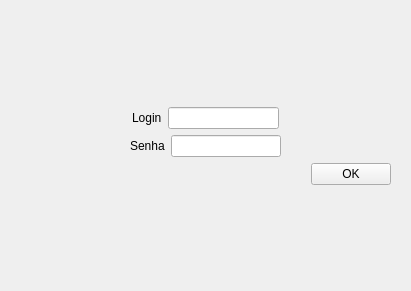
<?xml version="1.0" encoding="UTF-8"?>
<ui version="4.0">
 <class>Form</class>
 <widget class="QWidget" name="Form">
  <property name="geometry">
   <rect>
    <x>0</x>
    <y>0</y>
    <width>411</width>
    <height>291</height>
   </rect>
  </property>
  <property name="windowTitle">
   <string>Form</string>
  </property>
  <layout class="QHBoxLayout" name="horizontalLayout">
   <item>
    <widget class="QWidget" name="loginWidget" native="true">
     <layout class="QVBoxLayout" name="verticalLayout">
      <item>
       <spacer name="verticalUpSpacer">
        <property name="orientation">
         <enum>Qt::Vertical</enum>
        </property>
        <property name="sizeHint" stdset="0">
         <size>
          <width>20</width>
          <height>40</height>
         </size>
        </property>
       </spacer>
      </item>
      <item>
       <layout class="QHBoxLayout" name="loginHorizontalLayout">
        <item>
         <spacer name="loginLeftHorizontalSpacer">
          <property name="orientation">
           <enum>Qt::Horizontal</enum>
          </property>
          <property name="sizeHint" stdset="0">
           <size>
            <width>40</width>
            <height>20</height>
           </size>
          </property>
         </spacer>
        </item>
        <item>
         <widget class="QLabel" name="loginLabel">
          <property name="text">
           <string>Login</string>
          </property>
         </widget>
        </item>
        <item>
         <widget class="QLineEdit" name="loginLineEdit"/>
        </item>
        <item>
         <spacer name="loginRightHorizontalSpacer">
          <property name="orientation">
           <enum>Qt::Horizontal</enum>
          </property>
          <property name="sizeHint" stdset="0">
           <size>
            <width>40</width>
            <height>20</height>
           </size>
          </property>
         </spacer>
        </item>
       </layout>
      </item>
      <item>
       <layout class="QHBoxLayout" name="passwordHorizontalLayout">
        <item>
         <spacer name="passwordLeftHorizontalSpacer">
          <property name="orientation">
           <enum>Qt::Horizontal</enum>
          </property>
          <property name="sizeHint" stdset="0">
           <size>
            <width>40</width>
            <height>20</height>
           </size>
          </property>
         </spacer>
        </item>
        <item>
         <widget class="QLabel" name="passwordLabel">
          <property name="text">
           <string>Senha</string>
          </property>
         </widget>
        </item>
        <item>
         <widget class="QLineEdit" name="passwordLineEdit">
          <property name="echoMode">
           <enum>QLineEdit::Password</enum>
          </property>
         </widget>
        </item>
        <item>
         <spacer name="passwordRightHorizontalSpacer">
          <property name="orientation">
           <enum>Qt::Horizontal</enum>
          </property>
          <property name="sizeHint" stdset="0">
           <size>
            <width>40</width>
            <height>20</height>
           </size>
          </property>
         </spacer>
        </item>
       </layout>
      </item>
      <item>
       <layout class="QHBoxLayout" name="oKButtonHorizontalLayout">
        <item>
         <spacer name="oKButtonHorizontalSpacer">
          <property name="orientation">
           <enum>Qt::Horizontal</enum>
          </property>
          <property name="sizeHint" stdset="0">
           <size>
            <width>40</width>
            <height>20</height>
           </size>
          </property>
         </spacer>
        </item>
        <item>
         <widget class="QPushButton" name="oKPushButton">
          <property name="text">
           <string>OK</string>
          </property>
         </widget>
        </item>
       </layout>
      </item>
      <item>
       <spacer name="verticalDownSpacer">
        <property name="orientation">
         <enum>Qt::Vertical</enum>
        </property>
        <property name="sizeHint" stdset="0">
         <size>
          <width>20</width>
          <height>40</height>
         </size>
        </property>
       </spacer>
      </item>
     </layout>
    </widget>
   </item>
  </layout>
 </widget>
 <resources/>
 <connections/>
</ui>
